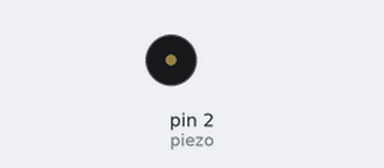
Simulated run of this sketch. Board: Arduino Uno, built with avr-gcc and run on an emulated ATmega328P. On the bench: buzzer (waves = sounding).

Above: at 0.05 s.
Timing chart, 0 to 3.0 s (numbered marks = the images above):
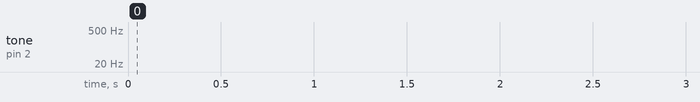

The sketch:

PIEZO_INCDEC.ino
```cpp
int piezo = 2;

int i;
int delayTime = 1;

void setup() {
  pinMode(piezo, OUTPUT);
  Serial.begin(9600);

}

void loop() {
  for(i = 0; i <= 1000; i++){
    tone(piezo, i);
    delay(delayTime);
    }

  for(i = 1000; i >= 0; i--){
    tone(piezo, i);
    delay(delayTime);
    }
}
```
